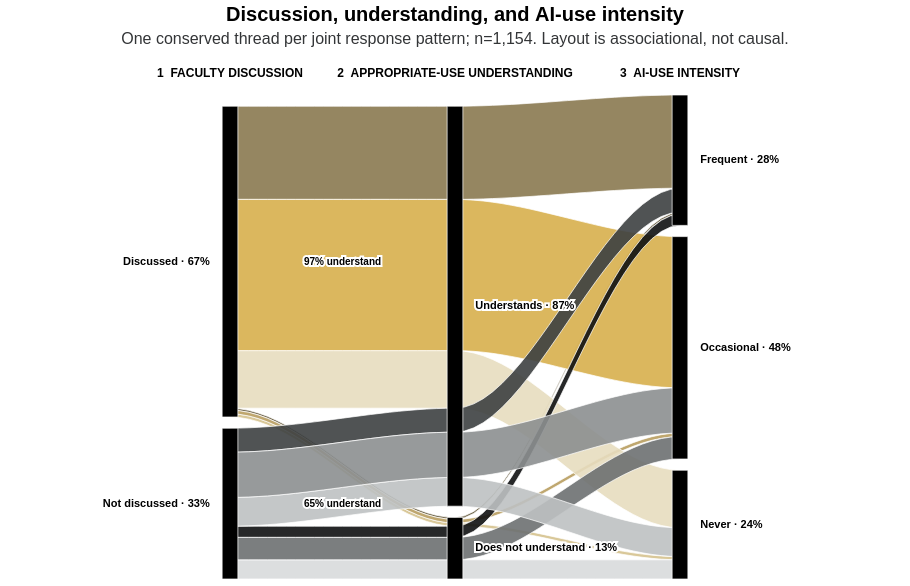

The code cell stored with this chart in its notebook:
### Code cell
def threaded_alluvial_layout(
    data,
    stages,
    stage_orders,
    weight_name="Respondents",
    gap=28,
    steps=25,
):
    paths = (
        data.groupby(stages, observed=True)
        .size()
        .rename(weight_name)
        .reset_index()
    )
    paths["path_id"] = np.arange(len(paths))
    paths["Thread"] = paths[stages].astype(str).agg(" → ".join, axis=1)

    rank = {
        stage: {category: index for index, category in enumerate(stage_orders[stage])}
        for stage in stages
    }
    positions = {}
    node_rows = []

    for stage_index, stage in enumerate(stages):
        totals = paths.groupby(stage, observed=True)[weight_name].sum()
        node_cursor = 0.0

        for category in stage_orders[stage]:
            if category not in totals:
                continue

            node_total = float(totals[category])
            subset = paths.loc[paths[stage].eq(category)].copy()

            # Favor clean separation for the discussion → understanding transition.
            if stage_index == 0:
                sort_columns = [stages[1], stages[2]]
            elif stage_index == 1:
                sort_columns = [stages[0], stages[2]]
            else:
                sort_columns = [stages[1], stages[0]]

            subset["_sort"] = subset.apply(
                lambda row: tuple(rank[column][row[column]] for column in sort_columns),
                axis=1,
            )
            subset = subset.sort_values("_sort")

            path_cursor = node_cursor
            for _, row in subset.iterrows():
                path_id = int(row["path_id"])
                weight = float(row[weight_name])
                positions[(stage_index, path_id)] = (
                    path_cursor,
                    path_cursor + weight,
                )
                path_cursor += weight

            node_rows.append(
                {
                    "Stage": stage,
                    "StageIndex": stage_index,
                    "Category": category,
                    "Respondents": node_total,
                    "x0": stage_index - 0.035,
                    "x1": stage_index + 0.035,
                    "y0": node_cursor,
                    "y1": node_cursor + node_total,
                    "ymid": node_cursor + node_total / 2,
                }
            )
            node_cursor += node_total + gap

    ribbon_rows = []
    for _, row in paths.iterrows():
        path_id = int(row["path_id"])
        path_values = {stage: row[stage] for stage in stages}

        for segment in range(len(stages) - 1):
            left_low, left_high = positions[(segment, path_id)]
            right_low, right_high = positions[(segment + 1, path_id)]

            for fraction in np.linspace(0, 1, steps):
                smooth = fraction * fraction * (3 - 2 * fraction)
                ribbon_rows.append(
                    {
                        "Ribbon": f"{path_id}-{segment}",
                        "Thread": row["Thread"],
                        "Segment": segment,
                        "x": segment + fraction,
                        "y0": left_low + smooth * (right_low - left_low),
                        "y1": left_high + smooth * (right_high - left_high),
                        "Respondents": row[weight_name],
                        **path_values,
                    }
                )

    nodes = pd.DataFrame(node_rows)
    nodes["Percent"] = nodes["Respondents"] / len(data)
    nodes["NodeLabel"] = nodes.apply(
        lambda row: f"{row['Category']} · {row['Percent']:.0%}",
        axis=1,
    )

    return pd.DataFrame(ribbon_rows), nodes, paths


thread_stages = [
    "Faculty discussion",
    "Appropriate-use understanding",
    "usage_tier",
]
thread_orders = {
    "Faculty discussion": ["Not discussed", "Discussed"],
    "Appropriate-use understanding": ["Does not understand", "Understands"],
    "usage_tier": USAGE_TIER_ORDER,
}

thread_ribbons, thread_nodes, thread_paths = threaded_alluvial_layout(
    guidance_paths,
    thread_stages,
    thread_orders,
)

# Twelve related but separable colors: gray family = not discussed;
# gold family = discussed; tone varies by understanding and use intensity.
THREAD_COLOR = {
    "Not discussed → Does not understand → Never": "#D9DBDC",
    "Not discussed → Does not understand → Occasional": "#6D7172",
    "Not discussed → Does not understand → Frequent": "#101112",
    "Not discussed → Understands → Never": "#BEC1C2",
    "Not discussed → Understands → Occasional": "#8C9091",
    "Not discussed → Understands → Frequent": "#3E4142",
    "Discussed → Does not understand → Never": "#D5C28E",
    "Discussed → Does not understand → Occasional": "#B89E60",
    "Discussed → Does not understand → Frequent": "#665B3F",
    "Discussed → Understands → Never": "#E7DDBF",
    "Discussed → Understands → Occasional": CU_GOLD,
    "Discussed → Understands → Frequent": "#8A7950",
}

thread_domain = list(THREAD_COLOR)
thread_range = [THREAD_COLOR[thread] for thread in thread_domain]

thread_areas = (
    alt.Chart(thread_ribbons)
    .mark_area(opacity=0.9, stroke="white", strokeWidth=0.8)
    .encode(
        x=alt.X(
            "x:Q",
            axis=None,
            scale=alt.Scale(domain=[-0.45, 2.48]),
        ),
        y=alt.Y("y0:Q", axis=None),
        y2="y1:Q",
        detail="Ribbon:N",
        color=alt.Color(
            "Thread:N",
            scale=alt.Scale(domain=thread_domain, range=thread_range),
            legend=None,
        ),
        tooltip=[
            "Faculty discussion:N",
            "Appropriate-use understanding:N",
            alt.Tooltip("usage_tier:N", title="AI-use intensity"),
            "Respondents:Q",
        ],
    )
)

thread_node_marks = (
    alt.Chart(thread_nodes)
    .mark_rect(color=CU_BLACK, stroke="white", strokeWidth=0.7)
    .encode(
        x="x0:Q",
        x2="x1:Q",
        y="y0:Q",
        y2="y1:Q",
        tooltip=[
            "Stage:N",
            "Category:N",
            "Respondents:Q",
            alt.Tooltip("Percent:Q", format=".1%", title="Share of base"),
        ],
    )
)

# Place every node label adjacent to its own stage bar.
thread_nodes["LabelX"] = np.where(
    thread_nodes["StageIndex"].eq(0),
    thread_nodes["x0"] - 0.055,
    thread_nodes["x1"] + 0.055,
)
thread_nodes["LabelAlign"] = np.where(
    thread_nodes["StageIndex"].eq(0),
    "right",
    "left",
)

left_node_labels = thread_nodes.loc[thread_nodes["StageIndex"].eq(0)]
right_node_labels = thread_nodes.loc[thread_nodes["StageIndex"].ne(0)]

left_node_halo = (
    alt.Chart(left_node_labels)
    .mark_text(
        align="right",
        fontSize=11,
        fontWeight="bold",
        stroke="white",
        strokeWidth=4,
    )
    .encode(x="LabelX:Q", y="ymid:Q", text="NodeLabel:N")
)
left_node_text = (
    alt.Chart(left_node_labels)
    .mark_text(align="right", fontSize=11, fontWeight="bold", color=CU_BLACK)
    .encode(x="LabelX:Q", y="ymid:Q", text="NodeLabel:N")
)
right_node_halo = (
    alt.Chart(right_node_labels)
    .mark_text(
        align="left",
        fontSize=11,
        fontWeight="bold",
        stroke="white",
        strokeWidth=4,
    )
    .encode(x="LabelX:Q", y="ymid:Q", text="NodeLabel:N")
)
right_node_text = (
    alt.Chart(right_node_labels)
    .mark_text(align="left", fontSize=11, fontWeight="bold", color=CU_BLACK)
    .encode(x="LabelX:Q", y="ymid:Q", text="NodeLabel:N")
)

# Two conditional percentages make discussion ↔ understanding legible.
discussion_understanding = (
    thread_paths.groupby(
        ["Faculty discussion", "Appropriate-use understanding"],
        observed=True,
    )["Respondents"]
    .sum()
    .rename("TransitionN")
    .reset_index()
)
discussion_understanding["SourceN"] = discussion_understanding.groupby(
    "Faculty discussion"
)["TransitionN"].transform("sum")
discussion_understanding["ConditionalPercent"] = (
    discussion_understanding["TransitionN"]
    / discussion_understanding["SourceN"]
)

transition_labels = discussion_understanding.loc[
    discussion_understanding["Appropriate-use understanding"].eq("Understands")
].merge(
    thread_nodes.loc[
        thread_nodes["Stage"].eq("Faculty discussion"),
        ["Category", "ymid"],
    ],
    left_on="Faculty discussion",
    right_on="Category",
)
transition_labels["x"] = 0.5
transition_labels["Label"] = transition_labels["ConditionalPercent"].map(
    lambda value: f"{value:.0%} understand"
)

transition_halo = (
    alt.Chart(transition_labels)
    .mark_text(
        fontSize=10,
        fontWeight="bold",
        stroke="white",
        strokeWidth=4,
    )
    .encode(
        x="x:Q",
        y="ymid:Q",
        text="Label:N",
        tooltip=[
            "Faculty discussion:N",
            "Appropriate-use understanding:N",
            "TransitionN:Q",
            alt.Tooltip(
                "ConditionalPercent:Q",
                format=".1%",
                title="Within discussion status",
            ),
        ],
    )
)
transition_text = (
    alt.Chart(transition_labels)
    .mark_text(fontSize=10, fontWeight="bold", color=CU_BLACK)
    .encode(x="x:Q", y="ymid:Q", text="Label:N")
)

header_y = thread_nodes["y1"].max() + 55
stage_headers = pd.DataFrame(
    {
        "x": [0, 1, 2],
        "y": [header_y] * 3,
        "Header": [
            "1  FACULTY DISCUSSION",
            "2  APPROPRIATE-USE UNDERSTANDING",
            "3  AI-USE INTENSITY",
        ],
    }
)
stage_header_text = (
    alt.Chart(stage_headers)
    .mark_text(
        align="center",
        fontSize=12,
        fontWeight="bold",
        color=CU_BLACK,
    )
    .encode(x="x:Q", y="y:Q", text="Header:N")
)

sankey_threaded_chart = style_chart(
    (
        thread_areas
        + thread_node_marks
        + left_node_halo
        + left_node_text
        + right_node_halo
        + right_node_text
        + transition_halo
        + transition_text
        + stage_header_text
    ).properties(
        width=900,
        height=520,
        title=alt.Title(
            "Discussion, understanding, and AI-use intensity",
            subtitle=(
                f"One conserved thread per joint response pattern; n={len(guidance_paths):,}. "
                "Layout is associational, not causal."
            ),
        ),
    )
)

sankey_threaded_chart

### Figure 1 — Vega-Lite specification as saved in the notebook (floating-point values rounded to 4 significant figures; data arrays with more than 128 entries replaced by an {"elided": "..."} marker saying what was removed)
{"config": {"view": {"continuousWidth": 300, "continuousHeight": 300, "stroke": null}, "axis": {"domain": true, "domainColor": "#000000", "domainWidth": 1, "gridColor": "#D9D9D9", "gridOpacity": 0.33, "labelFont": "Arial", "labelFontSize": 12, "labelFontWeight": 600, "tickColor": "#333537", "tickWidth": 0.5, "ticks": true, "titleFont": "Arial", "titleFontSize": 14, "titleFontWeight": "bold"}, "axisX": {"orient": "bottom"}, "axisY": {"labelLimit": 500, "labelPadding": 10, "orient": "left"}, "legend": {"direction": "horizontal", "fillColor": "#E4E4E4", "labelFont": "Arial", "labelFontSize": 12, "offset": 12, "orient": "top", "padding": 4, "strokeColor": "#333537", "strokeWidth": 0.5, "symbolSize": 150, "title": null}, "title": {"align": "center", "anchor": "middle", "color": "#000000", "font": "Arial", "fontSize": 20, "fontWeight": "bolder", "frame": "group", "offset": 12, "subtitleColor": "#333537", "subtitleFont": "Arial", "subtitleFontSize": 16, "subtitlePadding": 6}}, "layer": [{"data": {"name": "data-7de1b4d0e458a3ef9fc59f236fc465a8"}, "mark": {"type": "area", "opacity": 0.9, "stroke": "white", "strokeWidth": 0.8}, "encoding": {"color": {"field": "Thread", "legend": null, "scale": {"domain": ["Not discussed → Does not understand → Never", "Not discussed → Does not understand → Occasional", "Not discussed → Does not understand → Frequent", "Not discussed → Understands → Never", "Not discussed → Understands → Occasional", "Not discussed → Understands → Frequent", "Discussed → Does not understand → Never", "Discussed → Does not understand → Occasional", "Discussed → Does not understand → Frequent", "Discussed → Understands → Never", "Discussed → Understands → Occasional", "Discussed → Understands → Frequent"], "range": ["#D9DBDC", "#6D7172", "#101112", "#BEC1C2", "#8C9091", "#3E4142", "#D5C28E", "#B89E60", "#665B3F", "#E7DDBF", "#D8B04D", "#8A7950"]}, "type": "nominal"}, "detail": {"field": "Ribbon", "type": "nominal"}, "tooltip": [{"field": "Faculty discussion", "type": "nominal"}, {"field": "Appropriate-use understanding", "type": "nominal"}, {"field": "usage_tier", "title": "AI-use intensity", "type": "nominal"}, {"field": "Respondents", "type": "quantitative"}], "x": {"axis": null, "field": "x", "scale": {"domain": [-0.45, 2.48]}, "type": "quantitative"}, "y": {"axis": null, "field": "y0", "type": "quantitative"}, "y2": {"field": "y1"}}}, {"data": {"name": "data-d05aee023483692eecb51fb562e1504e"}, "mark": {"type": "rect", "color": "#000000", "stroke": "white", "strokeWidth": 0.7}, "encoding": {"tooltip": [{"field": "Stage", "type": "nominal"}, {"field": "Category", "type": "nominal"}, {"field": "Respondents", "type": "quantitative"}, {"field": "Percent", "format": ".1%", "title": "Share of base", "type": "quantitative"}], "x": {"field": "x0", "type": "quantitative"}, "x2": {"field": "x1"}, "y": {"field": "y0", "type": "quantitative"}, "y2": {"field": "y1"}}}, {"data": {"name": "data-cfdc78dedf9543e84b98ccc6181f4507"}, "mark": {"type": "text", "align": "right", "fontSize": 11, "fontWeight": "bold", "stroke": "white", "strokeWidth": 4}, "encoding": {"text": {"field": "NodeLabel", "type": "nominal"}, "x": {"field": "LabelX", "type": "quantitative"}, "y": {"field": "ymid", "type": "quantitative"}}}, {"data": {"name": "data-cfdc78dedf9543e84b98ccc6181f4507"}, "mark": {"type": "text", "align": "right", "color": "#000000", "fontSize": 11, "fontWeight": "bold"}, "encoding": {"text": {"field": "NodeLabel", "type": "nominal"}, "x": {"field": "LabelX", "type": "quantitative"}, "y": {"field": "ymid", "type": "quantitative"}}}, {"data": {"name": "data-d2ed7c459f5ded7051fc449ad1f3b4ea"}, "mark": {"type": "text", "align": "left", "fontSize": 11, "fontWeight": "bold", "stroke": "white", "strokeWidth": 4}, "encoding": {"text": {"field": "NodeLabel", "type": "nominal"}, "x": {"field": "LabelX", "type": "quantitative"}, "y": {"field": "ymid", "type": "quantitative"}}}, {"data": {"name": "data-d2ed7c459f5ded7051fc449ad1f3b4ea"}, "mark": {"type": "text", "align": "left", "color": "#000000", "fontSize": 11, "fontWeight": "bold"}, "encoding": {"text": {"field": "NodeLabel", "type": "nominal"}, "x": {"field": "LabelX", "type": "quantitative"}, "y": {"field": "ymid", "type": "quantitative"}}}, {"data": {"name": "data-cf5a8e4f0e92e282f688eb7301260454"}, "mark": {"type": "text", "fontSize": 10, "fontWeight": "bold", "stroke": "white", "strokeWidth": 4}, "encoding": {"text": {"field": "Label", "type": "nominal"}, "tooltip": [{"field": "Faculty discussion", "type": "nominal"}, {"field": "Appropriate-use understanding", "type": "nominal"}, {"field": "TransitionN", "type": "quantitative"}, {"field": "ConditionalPercent", "format": ".1%", "title": "Within discussion status", "type": "quantitative"}], "x": {"field": "x", "type": "quantitative"}, "y": {"field": "ymid", "type": "quantitative"}}}, {"data": {"name": "data-cf5a8e4f0e92e282f688eb7301260454"}, "mark": {"type": "text", "color": "#000000", "fontSize": 10, "fontWeight": "bold"}, "encoding": {"text": {"field": "Label", "type": "nominal"}, "x": {"field": "x", "type": "quantitative"}, "y": {"field": "ymid", "type": "quantitative"}}}, {"data": {"name": "data-64586ddc9fee6516e8848c4cf8945cae"}, "mark": {"type": "text", "align": "center", "color": "#000000", "fontSize": 12, "fontWeight": "bold"}, "encoding": {"text": {"field": "Header", "type": "nominal"}, "x": {"field": "x", "type": "quantitative"}, "y": {"field": "y", "type": "quantitative"}}}], "height": 520, "title": {"text": "Discussion, understanding, and AI-use intensity", "subtitle": "One conserved thread per joint response pattern; n=1,154. Layout is associational, not causal."}, "width": 900, "$schema": "https://vega.github.io/schema/vega-lite/v6.4.1.json", "datasets": {"data-7de1b4d0e458a3ef9fc59f236fc465a8": {"elided": "600 records"}, "data-d05aee023483692eecb51fb562e1504e": [{"Stage": "Faculty discussion", "StageIndex": 0, "Category": "Not discussed", "Respondents": 377.0, "x0": -0.035, "x1": 0.035, "y0": 0.0, "y1": 377.0, "ymid": 188.5, "Percent": 0.3267, "NodeLabel": "Not discussed · 33%", "LabelX": -0.09, "LabelAlign": "right"}, {"Stage": "Faculty discussion", "StageIndex": 0, "Category": "Discussed", "Respondents": 777.0, "x0": -0.035, "x1": 0.035, "y0": 405.0, "y1": 1182.0, "ymid": 793.5, "Percent": 0.6733, "NodeLabel": "Discussed · 67%", "LabelX": -0.09, "LabelAlign": "right"}, {"Stage": "Appropriate-use understanding", "StageIndex": 1, "Category": "Does not understand", "Respondents": 154.0, "x0": 0.965, "x1": 1.035, "y0": 0.0, "y1": 154.0, "ymid": 77.0, "Percent": 0.1334, "NodeLabel": "Does not understand · 13%", "LabelX": 1.09, "LabelAlign": "left"}, {"Stage": "Appropriate-use understanding", "StageIndex": 1, "Category": "Understands", "Respondents": 1000.0, "x0": 0.965, "x1": 1.035, "y0": 182.0, "y1": 1182.0, "ymid": 682.0, "Percent": 0.8666, "NodeLabel": "Understands · 87%", "LabelX": 1.09, "LabelAlign": "left"}, {"Stage": "usage_tier", "StageIndex": 2, "Category": "Never", "Respondents": 272.0, "x0": 1.965, "x1": 2.035, "y0": 0.0, "y1": 272.0, "ymid": 136.0, "Percent": 0.2357, "NodeLabel": "Never · 24%", "LabelX": 2.09, "LabelAlign": "left"}, {"Stage": "usage_tier", "StageIndex": 2, "Category": "Occasional", "Respondents": 556.0, "x0": 1.965, "x1": 2.035, "y0": 300.0, "y1": 856.0, "ymid": 578.0, "Percent": 0.4818, "NodeLabel": "Occasional · 48%", "LabelX": 2.09, "LabelAlign": "left"}, {"Stage": "usage_tier", "StageIndex": 2, "Category": "Frequent", "Respondents": 326.0, "x0": 1.965, "x1": 2.035, "y0": 884.0, "y1": 1210.0, "ymid": 1047.0, "Percent": 0.2825, "NodeLabel": "Frequent · 28%", "LabelX": 2.09, "LabelAlign": "left"}], "data-cfdc78dedf9543e84b98ccc6181f4507": [{"Stage": "Faculty discussion", "StageIndex": 0, "Category": "Not discussed", "Respondents": 377.0, "x0": -0.035, "x1": 0.035, "y0": 0.0, "y1": 377.0, "ymid": 188.5, "Percent": 0.3267, "NodeLabel": "Not discussed · 33%", "LabelX": -0.09, "LabelAlign": "right"}, {"Stage": "Faculty discussion", "StageIndex": 0, "Category": "Discussed", "Respondents": 777.0, "x0": -0.035, "x1": 0.035, "y0": 405.0, "y1": 1182.0, "ymid": 793.5, "Percent": 0.6733, "NodeLabel": "Discussed · 67%", "LabelX": -0.09, "LabelAlign": "right"}], "data-d2ed7c459f5ded7051fc449ad1f3b4ea": [{"Stage": "Appropriate-use understanding", "StageIndex": 1, "Category": "Does not understand", "Respondents": 154.0, "x0": 0.965, "x1": 1.035, "y0": 0.0, "y1": 154.0, "ymid": 77.0, "Percent": 0.1334, "NodeLabel": "Does not understand · 13%", "LabelX": 1.09, "LabelAlign": "left"}, {"Stage": "Appropriate-use understanding", "StageIndex": 1, "Category": "Understands", "Respondents": 1000.0, "x0": 0.965, "x1": 1.035, "y0": 182.0, "y1": 1182.0, "ymid": 682.0, "Percent": 0.8666, "NodeLabel": "Understands · 87%", "LabelX": 1.09, "LabelAlign": "left"}, {"Stage": "usage_tier", "StageIndex": 2, "Category": "Never", "Respondents": 272.0, "x0": 1.965, "x1": 2.035, "y0": 0.0, "y1": 272.0, "ymid": 136.0, "Percent": 0.2357, "NodeLabel": "Never · 24%", "LabelX": 2.09, "LabelAlign": "left"}, {"Stage": "usage_tier", "StageIndex": 2, "Category": "Occasional", "Respondents": 556.0, "x0": 1.965, "x1": 2.035, "y0": 300.0, "y1": 856.0, "ymid": 578.0, "Percent": 0.4818, "NodeLabel": "Occasional · 48%", "LabelX": 2.09, "LabelAlign": "left"}, {"Stage": "usage_tier", "StageIndex": 2, "Category": "Frequent", "Respondents": 326.0, "x0": 1.965, "x1": 2.035, "y0": 884.0, "y1": 1210.0, "ymid": 1047.0, "Percent": 0.2825, "NodeLabel": "Frequent · 28%", "LabelX": 2.09, "LabelAlign": "left"}], "data-cf5a8e4f0e92e282f688eb7301260454": [{"Faculty discussion": "Discussed", "Appropriate-use understanding": "Understands", "TransitionN": 755, "SourceN": 777, "ConditionalPercent": 0.9717, "Category": "Discussed", "ymid": 793.5, "x": 0.5, "Label": "97% understand"}, {"Faculty discussion": "Not discussed", "Appropriate-use understanding": "Understands", "TransitionN": 245, "SourceN": 377, "ConditionalPercent": 0.6499, "Category": "Not discussed", "ymid": 188.5, "x": 0.5, "Label": "65% understand"}], "data-64586ddc9fee6516e8848c4cf8945cae": [{"x": 0, "y": 1265.0, "Header": "1  FACULTY DISCUSSION"}, {"x": 1, "y": 1265.0, "Header": "2  APPROPRIATE-USE UNDERSTANDING"}, {"x": 2, "y": 1265.0, "Header": "3  AI-USE INTENSITY"}]}}
